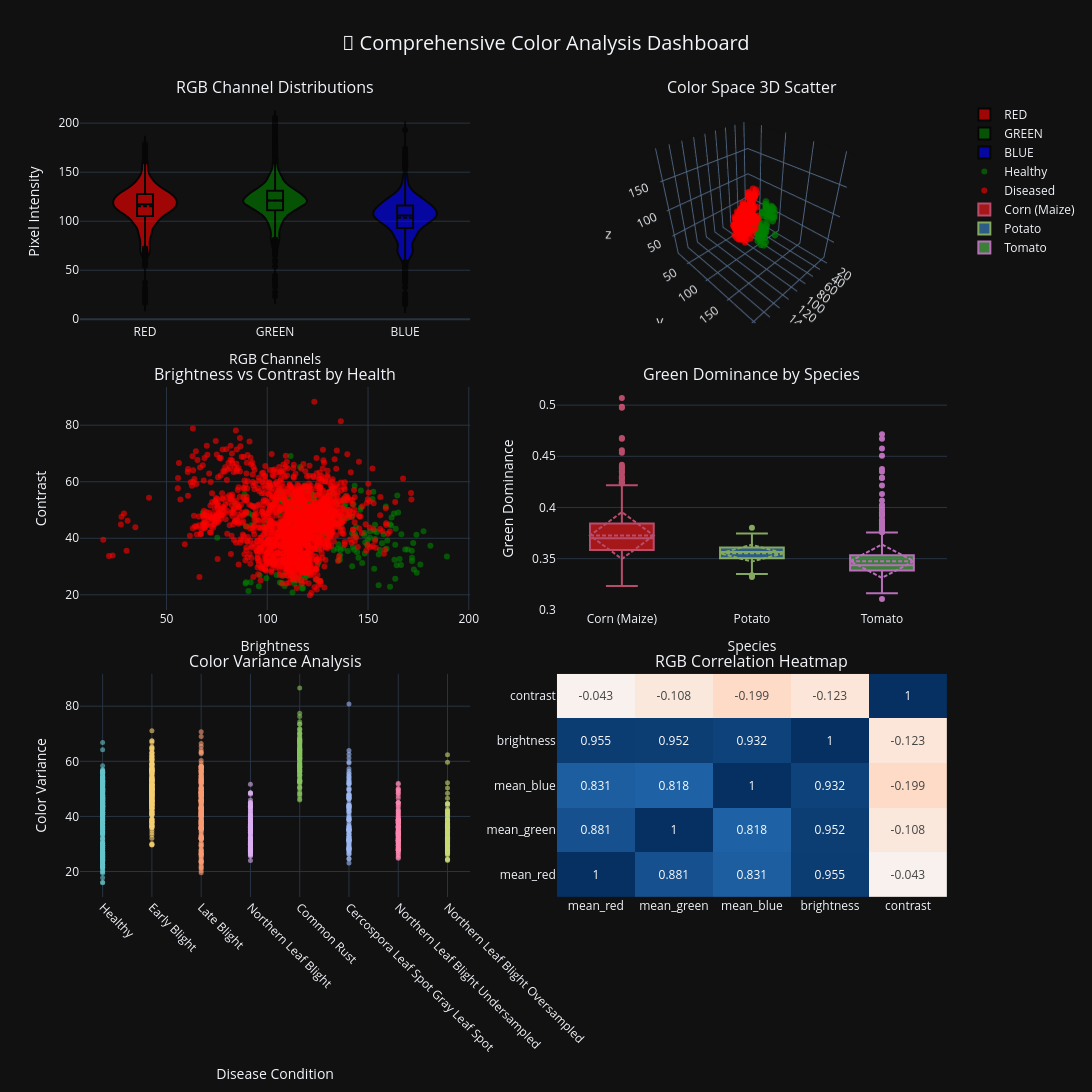

The code cell stored with this chart in its notebook:
### Code cell
# 🎨 COMPREHENSIVE COLOR ANALYSIS - Multi-Library Visualization Suite

# Prepare color data
color_data = df[['mean_red', 'mean_green', 'mean_blue', 'std_red', 'std_green', 'std_blue', 
                'brightness', 'contrast', 'species', 'is_healthy', 'condition']].copy()

# Calculate additional color metrics
color_data['rgb_sum'] = color_data['mean_red'] + color_data['mean_green'] + color_data['mean_blue']
color_data['green_dominance'] = color_data['mean_green'] / (color_data['rgb_sum'] + 1e-8)
color_data['red_green_ratio'] = color_data['mean_red'] / (color_data['mean_green'] + 1e-8)
color_data['color_variance'] = (color_data['std_red'] + color_data['std_green'] + color_data['std_blue']) / 3

# Create subplot structure
fig = make_subplots(
    rows=3, cols=2,
    subplot_titles=(
        'RGB Channel Distributions', 'Color Space 3D Scatter',
        'Brightness vs Contrast by Health', 'Green Dominance by Species',
        'Color Variance Analysis', 'RGB Correlation Heatmap'
    ),
    specs=[[{"secondary_y": False}, {"type": "scatter3d"}],
           [{"secondary_y": False}, {"secondary_y": False}],
           [{"secondary_y": False}, {"type": "heatmap"}]],
    vertical_spacing=0.08,
    horizontal_spacing=0.1
)

# 1. RGB Channel Distributions (Violin plots)
for i, channel in enumerate(['mean_red', 'mean_green', 'mean_blue']):
    fig.add_trace(
        go.Violin(
            y=color_data[channel],
            name=channel.split('_')[1].upper(),
            box_visible=True,
            meanline_visible=True,
            fillcolor=['red', 'green', 'blue'][i],
            opacity=0.6,
            line_color='black'
        ),
        row=1, col=1
    )

# 2. 3D Color Space Scatter
health_colors = ['red' if not h else 'green' for h in color_data['is_healthy']]
fig.add_trace(
    go.Scatter3d(
        x=color_data['mean_red'],
        y=color_data['mean_green'], 
        z=color_data['mean_blue'],
        mode='markers',
        marker=dict(
            color=health_colors,
            size=4,
            opacity=0.7
        ),
        text=color_data['condition'],
        name='RGB Space',
        showlegend=False
    ),
    row=1, col=2
)

# 3. Brightness vs Contrast by Health Status
for health_status in [True, False]:
    subset = color_data[color_data['is_healthy'] == health_status]
    fig.add_trace(
        go.Scatter(
            x=subset['brightness'],
            y=subset['contrast'],
            mode='markers',
            marker=dict(
                color='green' if health_status else 'red',
                size=6,
                opacity=0.6
            ),
            name='Healthy' if health_status else 'Diseased',
            text=subset['species']
        ),
        row=2, col=1
    )

# 4. Green Dominance by Species (Box plots)
for i, species in enumerate(color_data['species'].unique()):
    species_data = color_data[color_data['species'] == species]
    fig.add_trace(
        go.Box(
            y=species_data['green_dominance'],
            name=species,
            boxmean='sd',
            fillcolor=px.colors.qualitative.Set1[i % len(px.colors.qualitative.Set1)],
            opacity=0.7
        ),
        row=2, col=2
    )

# 5. Color Variance by Condition (Strip plot style)
conditions = color_data['condition'].value_counts().head(8).index  # Top 8 conditions
for i, condition in enumerate(conditions):
    condition_data = color_data[color_data['condition'] == condition]
    fig.add_trace(
        go.Scatter(
            x=[condition] * len(condition_data),
            y=condition_data['color_variance'],
            mode='markers',
            marker=dict(
                color=px.colors.qualitative.Pastel[i % len(px.colors.qualitative.Pastel)],
                size=5,
                opacity=0.6
            ),
            name=condition[:15],  # Truncate long names
            showlegend=False
        ),
        row=3, col=1
    )

# 6. RGB Correlation Heatmap
rgb_corr = color_data[['mean_red', 'mean_green', 'mean_blue', 'brightness', 'contrast']].corr()
fig.add_trace(
    go.Heatmap(
        z=rgb_corr.values,
        x=rgb_corr.columns,
        y=rgb_corr.index,
        colorscale='RdBu',
        zmid=0,
        text=rgb_corr.values.round(3),
        texttemplate="%{text}",
        showscale=False
    ),
    row=3, col=2
)

# Update layout
fig.update_layout(
    height=1200,
    width=1200,
    title={
        'text': "🎨 Comprehensive Color Analysis Dashboard",
        'x': 0.5,
        'font': {'size': 20}
    },
    showlegend=True
)

# Update axes labels
fig.update_xaxes(title_text="RGB Channels", row=1, col=1)
fig.update_yaxes(title_text="Pixel Intensity", row=1, col=1)
fig.update_xaxes(title_text="Brightness", row=2, col=1)
fig.update_yaxes(title_text="Contrast", row=2, col=1)
fig.update_xaxes(title_text="Species", row=2, col=2)
fig.update_yaxes(title_text="Green Dominance", row=2, col=2)
fig.update_xaxes(title_text="Disease Condition", row=3, col=1, tickangle=45)
fig.update_yaxes(title_text="Color Variance", row=3, col=1)

fig.show()

# Advanced color statistics
print("🎨 ADVANCED COLOR INSIGHTS:")
print(f"\n🔴 Red Channel Analysis:")
print(f"   • Healthy plants: {color_data[color_data['is_healthy']]['mean_red'].mean():.2f} ± {color_data[color_data['is_healthy']]['mean_red'].std():.2f}")
print(f"   • Diseased plants: {color_data[~color_data['is_healthy']]['mean_red'].mean():.2f} ± {color_data[~color_data['is_healthy']]['mean_red'].std():.2f}")

print(f"\n🟢 Green Channel Analysis:")
print(f"   • Healthy plants: {color_data[color_data['is_healthy']]['mean_green'].mean():.2f} ± {color_data[color_data['is_healthy']]['mean_green'].std():.2f}")
print(f"   • Diseased plants: {color_data[~color_data['is_healthy']]['mean_green'].mean():.2f} ± {color_data[~color_data['is_healthy']]['mean_green'].std():.2f}")

print(f"\n💡 Brightness & Contrast:")
healthy_brightness = color_data[color_data['is_healthy']]['brightness'].mean()
diseased_brightness = color_data[~color_data['is_healthy']]['brightness'].mean()
print(f"   • Brightness difference: {abs(healthy_brightness - diseased_brightness):.2f} (healthy vs diseased)")

print(f"\n🌿 Green Dominance Analysis:")
species_green_dom = color_data.groupby('species')['green_dominance'].agg(['mean', 'std'])
for species, stats in species_green_dom.iterrows():
    print(f"   • {species}: {stats['mean']:.3f} ± {stats['std']:.3f}")

# Statistical test for color differences
from scipy.stats import ttest_ind
healthy_green = color_data[color_data['is_healthy']]['mean_green']
diseased_green = color_data[~color_data['is_healthy']]['mean_green']
t_stat, p_value = ttest_ind(healthy_green, diseased_green)
print(f"\n📊 Statistical Test (Green Channel):")
print(f"   • t-statistic: {t_stat:.3f}")
print(f"   • p-value: {p_value:.6f}")
print(f"   • Significant difference: {'Yes' if p_value < 0.05 else 'No'}")

### Figure 1 — Plotly figure (JSON) as saved in the notebook; plotly's stock layout.template omitted (floating-point values rounded to 4 significant figures; data arrays with more than 128 entries replaced by an {"elided": "..."} marker saying what was removed)
{"data": [{"box": {"visible": true}, "fillcolor": "red", "line": {"color": "black"}, "meanline": {"visible": true}, "name": "RED", "opacity": 0.6, "type": "violin", "xaxis": "x", "y": {"elided": "2000 float values"}, "yaxis": "y"}, {"box": {"visible": true}, "fillcolor": "green", "line": {"color": "black"}, "meanline": {"visible": true}, "name": "GREEN", "opacity": 0.6, "type": "violin", "xaxis": "x", "y": {"elided": "2000 float values"}, "yaxis": "y"}, {"box": {"visible": true}, "fillcolor": "blue", "line": {"color": "black"}, "meanline": {"visible": true}, "name": "BLUE", "opacity": 0.6, "type": "violin", "xaxis": "x", "y": {"elided": "2000 float values"}, "yaxis": "y"}, {"marker": {"color": {"elided": "2000 str values"}, "opacity": 0.7, "size": 4}, "mode": "markers", "name": "RGB Space", "scene": "scene", "showlegend": false, "text": {"elided": "2000 str values"}, "type": "scatter3d", "x": {"elided": "2000 float values"}, "y": {"elided": "2000 float values"}, "z": {"elided": "2000 float values"}}, {"marker": {"color": "green", "opacity": 0.6, "size": 6}, "mode": "markers", "name": "Healthy", "text": {"elided": "345 str values"}, "type": "scatter", "x": {"elided": "345 float values"}, "xaxis": "x2", "y": {"elided": "345 float values"}, "yaxis": "y2"}, {"marker": {"color": "red", "opacity": 0.6, "size": 6}, "mode": "markers", "name": "Diseased", "text": {"elided": "1655 str values"}, "type": "scatter", "x": {"elided": "1655 float values"}, "xaxis": "x2", "y": {"elided": "1655 float values"}, "yaxis": "y2"}, {"boxmean": "sd", "fillcolor": "rgb(228,26,28)", "name": "Corn (Maize)", "opacity": 0.7, "type": "box", "xaxis": "x3", "y": {"elided": "690 float values"}, "yaxis": "y3"}, {"boxmean": "sd", "fillcolor": "rgb(55,126,184)", "name": "Potato", "opacity": 0.7, "type": "box", "xaxis": "x3", "y": {"elided": "345 float values"}, "yaxis": "y3"}, {"boxmean": "sd", "fillcolor": "rgb(77,175,74)", "name": "Tomato", "opacity": 0.7, "type": "box", "xaxis": "x3", "y": {"elided": "965 float values"}, "yaxis": "y3"}, {"marker": {"color": "rgb(102, 197, 204)", "opacity": 0.6, "size": 5}, "mode": "markers", "name": "Healthy", "showlegend": false, "type": "scatter", "x": {"elided": "345 str values"}, "xaxis": "x4", "y": {"elided": "345 float values"}, "yaxis": "y4"}, {"marker": {"color": "rgb(246, 207, 113)", "opacity": 0.6, "size": 5}, "mode": "markers", "name": "Early Blight", "showlegend": false, "type": "scatter", "x": {"elided": "230 str values"}, "xaxis": "x4", "y": {"elided": "230 float values"}, "yaxis": "y4"}, {"marker": {"color": "rgb(248, 156, 116)", "opacity": 0.6, "size": 5}, "mode": "markers", "name": "Late Blight", "showlegend": false, "type": "scatter", "x": {"elided": "230 str values"}, "xaxis": "x4", "y": {"elided": "230 float values"}, "yaxis": "y4"}, {"marker": {"color": "rgb(220, 176, 242)", "opacity": 0.6, "size": 5}, "mode": "markers", "name": "Northern Leaf B", "showlegend": false, "type": "scatter", "x": ["Northern Leaf Blight", "Northern Leaf Blight", "Northern Leaf Blight", "Northern Leaf Blight", "Northern Leaf Blight", "Northern Leaf Blight", "Northern Leaf Blight", "Northern Leaf Blight", "Northern Leaf Blight", "Northern Leaf Blight", "Northern Leaf Blight", "Northern Leaf Blight", "Northern Leaf Blight", "Northern Leaf Blight", "Northern Leaf Blight", "Northern Leaf Blight", "Northern Leaf Blight", "Northern Leaf Blight", "Northern Leaf Blight", "Northern Leaf Blight", "Northern Leaf Blight", "Northern Leaf Blight", "Northern Leaf Blight", "Northern Leaf Blight", "Northern Leaf Blight", "Northern Leaf Blight", "Northern Leaf Blight", "Northern Leaf Blight", "Northern Leaf Blight", "Northern Leaf Blight", "Northern Leaf Blight", "Northern Leaf Blight", "Northern Leaf Blight", "Northern Leaf Blight", "Northern Leaf Blight", "Northern Leaf Blight", "Northern Leaf Blight", "Northern Leaf Blight", "Northern Leaf Blight", "Northern Leaf Blight", "Northern Leaf Blight", "Northern Leaf Blight", "Northern Leaf Blight", "Northern Leaf Blight", "Northern Leaf Blight", "Northern Leaf Blight", "Northern Leaf Blight", "Northern Leaf Blight", "Northern Leaf Blight", "Northern Leaf Blight", "Northern Leaf Blight", "Northern Leaf Blight", "Northern Leaf Blight", "Northern Leaf Blight", "Northern Leaf Blight", "Northern Leaf Blight", "Northern Leaf Blight", "Northern Leaf Blight", "Northern Leaf Blight", "Northern Leaf Blight", "Northern Leaf Blight", "Northern Leaf Blight", "Northern Leaf Blight", "Northern Leaf Blight", "Northern Leaf Blight", "Northern Leaf Blight", "Northern Leaf Blight", "Northern Leaf Blight", "Northern Leaf Blight", "Northern Leaf Blight", "Northern Leaf Blight", "Northern Leaf Blight", "Northern Leaf Blight", "Northern Leaf Blight", "Northern Leaf Blight", "Northern Leaf Blight", "Northern Leaf Blight", "Northern Leaf Blight", "Northern Leaf Blight", "Northern Leaf Blight", "Northern Leaf Blight", "Northern Leaf Blight", "Northern Leaf Blight", "Northern Leaf Blight", "Northern Leaf Blight", "Northern Leaf Blight", "Northern Leaf Blight", "Northern Leaf Blight", "Northern Leaf Blight", "Northern Leaf Blight", "Northern Leaf Blight", "Northern Leaf Blight", "Northern Leaf Blight", "Northern Leaf Blight", "Northern Leaf Blight", "Northern Leaf Blight", "Northern Leaf Blight", "Northern Leaf Blight", "Northern Leaf Blight", "Northern Leaf Blight", "Northern Leaf Blight", "Northern Leaf Blight", "Northern Leaf Blight", "Northern Leaf Blight", "Northern Leaf Blight", "Northern Leaf Blight", "Northern Leaf Blight", "Northern Leaf Blight", "Northern Leaf Blight", "Northern Leaf Blight", "Northern Leaf Blight", "Northern Leaf Blight", "Northern Leaf Blight", "Northern Leaf Blight", "Northern Leaf Blight"], "xaxis": "x4", "y": [28.64, 26.44, 30.03, 32.31, 34.87, 34.29, 27.93, 27.7, 26.16, 43.34, 51.68, 44.91, 35.47, 27.13, 29.93, 37.94, 29.64, 27.16, 35.23, 30.28, 28.49, 35.84, 42.55, 31.22, 29.72, 24.01, 33.01, 31.83, 36.39, 30.19, 43.67, 28.75, 32.48, 28.75, 30.95, 38.1, 35.43, 26.56, 36.04, 41.37, 31.64, 30.93, 27.06, 37.11, 35.48, 25.62, 29.28, 36.1, 35.06, 26.87, 40.41, 48.5, 32.04, 35.83, 29.88, 39.99, 44.72, 40.57, 38.86, 44.59, 31.49, 34.12, 30.44, 34.19, 37.6, 45.07, 36.84, 38.98, 29.34, 41.56, 36.59, 34.18, 48.5, 29.67, 36.86, 27.56, 35.77, 29.4, 37.41, 42.43, 32.14, 34.5, 32.25, 27.99, 39.4, 35.16, 39.13, 44.05, 30.54, 48.05, 28.44, 43.39, 34.86, 36.65, 38.35, 38.2, 39.42, 38.85, 36.48, 33.75, 43.37, 36.32, 31.25, 33.29, 42.03, 36.85, 43.82, 27.67, 25.92, 40.73, 48.62, 36.1, 45.96, 40.54, 35.01], "yaxis": "y4"}, {"marker": {"color": "rgb(135, 197, 95)", "opacity": 0.6, "size": 5}, "mode": "markers", "name": "Common Rust ", "showlegend": false, "type": "scatter", "x": ["Common Rust ", "Common Rust ", "Common Rust ", "Common Rust ", "Common Rust ", "Common Rust ", "Common Rust ", "Common Rust ", "Common Rust ", "Common Rust ", "Common Rust ", "Common Rust ", "Common Rust ", "Common Rust ", "Common Rust ", "Common Rust ", "Common Rust ", "Common Rust ", "Common Rust ", "Common Rust ", "Common Rust ", "Common Rust ", "Common Rust ", "Common Rust ", "Common Rust ", "Common Rust ", "Common Rust ", "Common Rust ", "Common Rust ", "Common Rust ", "Common Rust ", "Common Rust ", "Common Rust ", "Common Rust ", "Common Rust ", "Common Rust ", "Common Rust ", "Common Rust ", "Common Rust ", "Common Rust ", "Common Rust ", "Common Rust ", "Common Rust ", "Common Rust ", "Common Rust ", "Common Rust ", "Common Rust ", "Common Rust ", "Common Rust ", "Common Rust ", "Common Rust ", "Common Rust ", "Common Rust ", "Common Rust ", "Common Rust ", "Common Rust ", "Common Rust ", "Common Rust ", "Common Rust ", "Common Rust ", "Common Rust ", "Common Rust ", "Common Rust ", "Common Rust ", "Common Rust ", "Common Rust ", "Common Rust ", "Common Rust ", "Common Rust ", "Common Rust ", "Common Rust ", "Common Rust ", "Common Rust ", "Common Rust ", "Common Rust ", "Common Rust ", "Common Rust ", "Common Rust ", "Common Rust ", "Common Rust ", "Common Rust ", "Common Rust ", "Common Rust ", "Common Rust ", "Common Rust ", "Common Rust ", "Common Rust ", "Common Rust ", "Common Rust ", "Common Rust ", "Common Rust ", "Common Rust ", "Common Rust ", "Common Rust ", "Common Rust ", "Common Rust ", "Common Rust ", "Common Rust ", "Common Rust ", "Common Rust ", "Common Rust ", "Common Rust ", "Common Rust ", "Common Rust ", "Common Rust ", "Common Rust ", "Common Rust ", "Common Rust ", "Common Rust ", "Common Rust ", "Common Rust ", "Common Rust ", "Common Rust ", "Common Rust ", "Common Rust "], "xaxis": "x4", "y": [64.53, 68.85, 76.29, 45.99, 67.95, 59.43, 58.07, 59.07, 63.87, 57.58, 61.21, 63.14, 61.09, 66.41, 61.58, 66.61, 56.01, 62.3, 66.77, 58.42, 62.71, 74.34, 70.04, 62.51, 54.95, 67.62, 54.9, 53.13, 63.47, 53.0, 52.74, 56.79, 63.24, 68.12, 73.52, 46.33, 68.23, 52.41, 50.07, 56.88, 70.22, 63.45, 57.84, 61.13, 73.42, 56.29, 67.79, 50.67, 64.04, 50.68, 55.32, 47.41, 67.78, 67.18, 71.84, 56.16, 63.39, 64.39, 61.63, 62.54, 63.4, 71.76, 67.22, 48.05, 53.19, 70.24, 59.24, 60.96, 64.84, 60.7, 62.73, 65.06, 64.3, 58.63, 57.91, 65.53, 55.09, 54.07, 69.77, 64.03, 50.44, 54.36, 65.18, 64.23, 64.5, 62.02, 62.02, 52.36, 62.29, 77.48, 71.24, 61.01, 66.26, 58.74, 57.24, 48.82, 65.85, 48.34, 51.95, 56.26, 66.91, 52.57, 58.7, 52.76, 59.66, 61.49, 60.5, 58.24, 60.36, 86.56, 53.04, 57.75, 56.82, 67.24, 68.83], "yaxis": "y4"}, {"marker": {"color": "rgb(158, 185, 243)", "opacity": 0.6, "size": 5}, "mode": "markers", "name": "Cercospora Leaf", "showlegend": false, "type": "scatter", "x": ["Cercospora Leaf Spot Gray Leaf Spot", "Cercospora Leaf Spot Gray Leaf Spot", "Cercospora Leaf Spot Gray Leaf Spot", "Cercospora Leaf Spot Gray Leaf Spot", "Cercospora Leaf Spot Gray Leaf Spot", "Cercospora Leaf Spot Gray Leaf Spot", "Cercospora Leaf Spot Gray Leaf Spot", "Cercospora Leaf Spot Gray Leaf Spot", "Cercospora Leaf Spot Gray Leaf Spot", "Cercospora Leaf Spot Gray Leaf Spot", "Cercospora Leaf Spot Gray Leaf Spot", "Cercospora Leaf Spot Gray Leaf Spot", "Cercospora Leaf Spot Gray Leaf Spot", "Cercospora Leaf Spot Gray Leaf Spot", "Cercospora Leaf Spot Gray Leaf Spot", "Cercospora Leaf Spot Gray Leaf Spot", "Cercospora Leaf Spot Gray Leaf Spot", "Cercospora Leaf Spot Gray Leaf Spot", "Cercospora Leaf Spot Gray Leaf Spot", "Cercospora Leaf Spot Gray Leaf Spot", "Cercospora Leaf Spot Gray Leaf Spot", "Cercospora Leaf Spot Gray Leaf Spot", "Cercospora Leaf Spot Gray Leaf Spot", "Cercospora Leaf Spot Gray Leaf Spot", "Cercospora Leaf Spot Gray Leaf Spot", "Cercospora Leaf Spot Gray Leaf Spot", "Cercospora Leaf Spot Gray Leaf Spot", "Cercospora Leaf Spot Gray Leaf Spot", "Cercospora Leaf Spot Gray Leaf Spot", "Cercospora Leaf Spot Gray Leaf Spot", "Cercospora Leaf Spot Gray Leaf Spot", "Cercospora Leaf Spot Gray Leaf Spot", "Cercospora Leaf Spot Gray Leaf Spot", "Cercospora Leaf Spot Gray Leaf Spot", "Cercospora Leaf Spot Gray Leaf Spot", "Cercospora Leaf Spot Gray Leaf Spot", "Cercospora Leaf Spot Gray Leaf Spot", "Cercospora Leaf Spot Gray Leaf Spot", "Cercospora Leaf Spot Gray Leaf Spot", "Cercospora Leaf Spot Gray Leaf Spot", "Cercospora Leaf Spot Gray Leaf Spot", "Cercospora Leaf Spot Gray Leaf Spot", "Cercospora Leaf Spot Gray Leaf Spot", "Cercospora Leaf Spot Gray Leaf Spot", "Cercospora Leaf Spot Gray Leaf Spot", "Cercospora Leaf Spot Gray Leaf Spot", "Cercospora Leaf Spot Gray Leaf Spot", "Cercospora Leaf Spot Gray Leaf Spot", "Cercospora Leaf Spot Gray Leaf Spot", "Cercospora Leaf Spot Gray Leaf Spot", "Cercospora Leaf Spot Gray Leaf Spot", "Cercospora Leaf Spot Gray Leaf Spot", "Cercospora Leaf Spot Gray Leaf Spot", "Cercospora Leaf Spot Gray Leaf Spot", "Cercospora Leaf Spot Gray Leaf Spot", "Cercospora Leaf Spot Gray Leaf Spot", "Cercospora Leaf Spot Gray Leaf Spot", "Cercospora Leaf Spot Gray Leaf Spot", "Cercospora Leaf Spot Gray Leaf Spot", "Cercospora Leaf Spot Gray Leaf Spot", "Cercospora Leaf Spot Gray Leaf Spot", "Cercospora Leaf Spot Gray Leaf Spot", "Cercospora Leaf Spot Gray Leaf Spot", "Cercospora Leaf Spot Gray Leaf Spot", "Cercospora Leaf Spot Gray Leaf Spot", "Cercospora Leaf Spot Gray Leaf Spot", "Cercospora Leaf Spot Gray Leaf Spot", "Cercospora Leaf Spot Gray Leaf Spot", "Cercospora Leaf Spot Gray Leaf Spot", "Cercospora Leaf Spot Gray Leaf Spot", "Cercospora Leaf Spot Gray Leaf Spot", "Cercospora Leaf Spot Gray Leaf Spot", "Cercospora Leaf Spot Gray Leaf Spot", "Cercospora Leaf Spot Gray Leaf Spot", "Cercospora Leaf Spot Gray Leaf Spot", "Cercospora Leaf Spot Gray Leaf Spot", "Cercospora Leaf Spot Gray Leaf Spot", "Cercospora Leaf Spot Gray Leaf Spot", "Cercospora Leaf Spot Gray Leaf Spot", "Cercospora Leaf Spot Gray Leaf Spot", "Cercospora Leaf Spot Gray Leaf Spot", "Cercospora Leaf Spot Gray Leaf Spot", "Cercospora Leaf Spot Gray Leaf Spot", "Cercospora Leaf Spot Gray Leaf Spot", "Cercospora Leaf Spot Gray Leaf Spot", "Cercospora Leaf Spot Gray Leaf Spot", "Cercospora Leaf Spot Gray Leaf Spot", "Cercospora Leaf Spot Gray Leaf Spot", "Cercospora Leaf Spot Gray Leaf Spot", "Cercospora Leaf Spot Gray Leaf Spot", "Cercospora Leaf Spot Gray Leaf Spot", "Cercospora Leaf Spot Gray Leaf Spot", "Cercospora Leaf Spot Gray Leaf Spot", "Cercospora Leaf Spot Gray Leaf Spot", "Cercospora Leaf Spot Gray Leaf Spot", "Cercospora Leaf Spot Gray Leaf Spot", "Cercospora Leaf Spot Gray Leaf Spot", "Cercospora Leaf Spot Gray Leaf Spot", "Cercospora Leaf Spot Gray Leaf Spot", "Cercospora Leaf Spot Gray Leaf Spot", "Cercospora Leaf Spot Gray Leaf Spot", "Cercospora Leaf Spot Gray Leaf Spot", "Cercospora Leaf Spot Gray Leaf Spot", "Cercospora Leaf Spot Gray Leaf Spot", "Cercospora Leaf Spot Gray Leaf Spot", "Cercospora Leaf Spot Gray Leaf Spot", "Cercospora Leaf Spot Gray Leaf Spot", "Cercospora Leaf Spot Gray Leaf Spot", "Cercospora Leaf Spot Gray Leaf Spot", "Cercospora Leaf Spot Gray Leaf Spot", "Cercospora Leaf Spot Gray Leaf Spot", "Cercospora Leaf Spot Gray Leaf Spot", "Cercospora Leaf Spot Gray Leaf Spot", "Cercospora Leaf Spot Gray Leaf Spot", "Cercospora Leaf Spot Gray Leaf Spot"], "xaxis": "x4", "y": [52.78, 28.92, 31.27, 32.24, 44.8, 32.56, 47.29, 46.13, 43.45, 44.02, 35.31, 26.31, 35.93, 41.75, 47.89, 44.09, 27.97, 43.32, 30.33, 35.07, 39.94, 29.49, 43.86, 38.84, 46.92, 28.37, 53.82, 53.37, 41.8, 31.32, 29.92, 37.0, 48.21, 33.49, 24.61, 46.52, 31.46, 50.34, 63.93, 49.66, 32.57, 31.18, 26.95, 47.82, 34.65, 51.84, 42.92, 31.77, 56.36, 49.57, 28.44, 35.17, 32.38, 40.71, 36.47, 46.63, 28.64, 38.77, 55.62, 38.73, 47.63, 35.55, 35.79, 26.39, 27.66, 32.87, 52.14, 27.29, 47.03, 54.5, 41.53, 55.4, 36.47, 34.86, 62.56, 30.51, 39.39, 80.8, 52.72, 49.99, 57.26, 61.17, 33.7, 47.55, 43.51, 28.1, 35.56, 39.16, 59.35, 33.66, 51.71, 43.34, 44.03, 28.4, 29.08, 51.94, 38.82, 31.53, 59.74, 31.07, 37.76, 31.69, 31.64, 24.66, 39.62, 35.35, 42.44, 54.47, 34.52, 27.97, 42.52, 30.99, 23.09, 34.98, 46.56], "yaxis": "y4"}, {"marker": {"color": "rgb(254, 136, 177)", "opacity": 0.6, "size": 5}, "mode": "markers", "name": "Northern Leaf B", "showlegend": false, "type": "scatter", "x": ["Northern Leaf Blight Undersampled", "Northern Leaf Blight Undersampled", "Northern Leaf Blight Undersampled", "Northern Leaf Blight Undersampled", "Northern Leaf Blight Undersampled", "Northern Leaf Blight Undersampled", "Northern Leaf Blight Undersampled", "Northern Leaf Blight Undersampled", "Northern Leaf Blight Undersampled", "Northern Leaf Blight Undersampled", "Northern Leaf Blight Undersampled", "Northern Leaf Blight Undersampled", "Northern Leaf Blight Undersampled", "Northern Leaf Blight Undersampled", "Northern Leaf Blight Undersampled", "Northern Leaf Blight Undersampled", "Northern Leaf Blight Undersampled", "Northern Leaf Blight Undersampled", "Northern Leaf Blight Undersampled", "Northern Leaf Blight Undersampled", "Northern Leaf Blight Undersampled", "Northern Leaf Blight Undersampled", "Northern Leaf Blight Undersampled", "Northern Leaf Blight Undersampled", "Northern Leaf Blight Undersampled", "Northern Leaf Blight Undersampled", "Northern Leaf Blight Undersampled", "Northern Leaf Blight Undersampled", "Northern Leaf Blight Undersampled", "Northern Leaf Blight Undersampled", "Northern Leaf Blight Undersampled", "Northern Leaf Blight Undersampled", "Northern Leaf Blight Undersampled", "Northern Leaf Blight Undersampled", "Northern Leaf Blight Undersampled", "Northern Leaf Blight Undersampled", "Northern Leaf Blight Undersampled", "Northern Leaf Blight Undersampled", "Northern Leaf Blight Undersampled", "Northern Leaf Blight Undersampled", "Northern Leaf Blight Undersampled", "Northern Leaf Blight Undersampled", "Northern Leaf Blight Undersampled", "Northern Leaf Blight Undersampled", "Northern Leaf Blight Undersampled", "Northern Leaf Blight Undersampled", "Northern Leaf Blight Undersampled", "Northern Leaf Blight Undersampled", "Northern Leaf Blight Undersampled", "Northern Leaf Blight Undersampled", "Northern Leaf Blight Undersampled", "Northern Leaf Blight Undersampled", "Northern Leaf Blight Undersampled", "Northern Leaf Blight Undersampled", "Northern Leaf Blight Undersampled", "Northern Leaf Blight Undersampled", "Northern Leaf Blight Undersampled", "Northern Leaf Blight Undersampled", "Northern Leaf Blight Undersampled", "Northern Leaf Blight Undersampled", "Northern Leaf Blight Undersampled", "Northern Leaf Blight Undersampled", "Northern Leaf Blight Undersampled", "Northern Leaf Blight Undersampled", "Northern Leaf Blight Undersampled", "Northern Leaf Blight Undersampled", "Northern Leaf Blight Undersampled", "Northern Leaf Blight Undersampled", "Northern Leaf Blight Undersampled", "Northern Leaf Blight Undersampled", "Northern Leaf Blight Undersampled", "Northern Leaf Blight Undersampled", "Northern Leaf Blight Undersampled", "Northern Leaf Blight Undersampled", "Northern Leaf Blight Undersampled", "Northern Leaf Blight Undersampled", "Northern Leaf Blight Undersampled", "Northern Leaf Blight Undersampled", "Northern Leaf Blight Undersampled", "Northern Leaf Blight Undersampled", "Northern Leaf Blight Undersampled", "Northern Leaf Blight Undersampled", "Northern Leaf Blight Undersampled", "Northern Leaf Blight Undersampled", "Northern Leaf Blight Undersampled", "Northern Leaf Blight Undersampled", "Northern Leaf Blight Undersampled", "Northern Leaf Blight Undersampled", "Northern Leaf Blight Undersampled", "Northern Leaf Blight Undersampled", "Northern Leaf Blight Undersampled", "Northern Leaf Blight Undersampled", "Northern Leaf Blight Undersampled", "Northern Leaf Blight Undersampled", "Northern Leaf Blight Undersampled", "Northern Leaf Blight Undersampled", "Northern Leaf Blight Undersampled", "Northern Leaf Blight Undersampled", "Northern Leaf Blight Undersampled", "Northern Leaf Blight Undersampled", "Northern Leaf Blight Undersampled", "Northern Leaf Blight Undersampled", "Northern Leaf Blight Undersampled", "Northern Leaf Blight Undersampled", "Northern Leaf Blight Undersampled", "Northern Leaf Blight Undersampled", "Northern Leaf Blight Undersampled", "Northern Leaf Blight Undersampled", "Northern Leaf Blight Undersampled", "Northern Leaf Blight Undersampled", "Northern Leaf Blight Undersampled", "Northern Leaf Blight Undersampled", "Northern Leaf Blight Undersampled", "Northern Leaf Blight Undersampled", "Northern Leaf Blight Undersampled"], "xaxis": "x4", "y": [35.79, 48.32, 41.97, 37.85, 38.66, 33.71, 33.59, 28.75, 29.43, 26.7, 27.51, 38.65, 30.93, 44.94, 38.81, 41.3, 27.97, 26.91, 50.17, 49.53, 31.48, 27.88, 25.62, 36.02, 30.56, 36.41, 41.26, 31.36, 29.53, 28.41, 36.15, 32.04, 37.39, 31.44, 49.82, 32.9, 46.59, 31.65, 36.0, 45.07, 31.1, 49.01, 30.2, 39.9, 40.57, 34.06, 31.57, 39.7, 36.2, 33.89, 36.05, 32.96, 44.05, 34.96, 31.25, 31.0, 38.51, 36.87, 38.99, 32.66, 52.01, 38.86, 36.32, 34.27, 31.34, 38.38, 33.8, 29.51, 38.34, 33.42, 37.51, 38.43, 38.66, 37.67, 30.62, 44.8, 24.81, 35.54, 36.56, 43.03, 43.74, 34.87, 33.28, 45.04, 48.39, 29.95, 34.44, 26.07, 25.13, 27.8, 33.38, 32.64, 39.48, 27.84, 38.03, 33.92, 40.55, 34.66, 42.04, 47.28, 37.72, 38.07, 29.66, 42.3, 33.29, 32.04, 28.36, 32.08, 34.46, 51.68, 34.68, 27.74, 34.14, 36.61, 28.81], "yaxis": "y4"}, {"marker": {"color": "rgb(201, 219, 116)", "opacity": 0.6, "size": 5}, "mode": "markers", "name": "Northern Leaf B", "showlegend": false, "type": "scatter", "x": ["Northern Leaf Blight Oversampled", "Northern Leaf Blight Oversampled", "Northern Leaf Blight Oversampled", "Northern Leaf Blight Oversampled", "Northern Leaf Blight Oversampled", "Northern Leaf Blight Oversampled", "Northern Leaf Blight Oversampled", "Northern Leaf Blight Oversampled", "Northern Leaf Blight Oversampled", "Northern Leaf Blight Oversampled", "Northern Leaf Blight Oversampled", "Northern Leaf Blight Oversampled", "Northern Leaf Blight Oversampled", "Northern Leaf Blight Oversampled", "Northern Leaf Blight Oversampled", "Northern Leaf Blight Oversampled", "Northern Leaf Blight Oversampled", "Northern Leaf Blight Oversampled", "Northern Leaf Blight Oversampled", "Northern Leaf Blight Oversampled", "Northern Leaf Blight Oversampled", "Northern Leaf Blight Oversampled", "Northern Leaf Blight Oversampled", "Northern Leaf Blight Oversampled", "Northern Leaf Blight Oversampled", "Northern Leaf Blight Oversampled", "Northern Leaf Blight Oversampled", "Northern Leaf Blight Oversampled", "Northern Leaf Blight Oversampled", "Northern Leaf Blight Oversampled", "Northern Leaf Blight Oversampled", "Northern Leaf Blight Oversampled", "Northern Leaf Blight Oversampled", "Northern Leaf Blight Oversampled", "Northern Leaf Blight Oversampled", "Northern Leaf Blight Oversampled", "Northern Leaf Blight Oversampled", "Northern Leaf Blight Oversampled", "Northern Leaf Blight Oversampled", "Northern Leaf Blight Oversampled", "Northern Leaf Blight Oversampled", "Northern Leaf Blight Oversampled", "Northern Leaf Blight Oversampled", "Northern Leaf Blight Oversampled", "Northern Leaf Blight Oversampled", "Northern Leaf Blight Oversampled", "Northern Leaf Blight Oversampled", "Northern Leaf Blight Oversampled", "Northern Leaf Blight Oversampled", "Northern Leaf Blight Oversampled", "Northern Leaf Blight Oversampled", "Northern Leaf Blight Oversampled", "Northern Leaf Blight Oversampled", "Northern Leaf Blight Oversampled", "Northern Leaf Blight Oversampled", "Northern Leaf Blight Oversampled", "Northern Leaf Blight Oversampled", "Northern Leaf Blight Oversampled", "Northern Leaf Blight Oversampled", "Northern Leaf Blight Oversampled", "Northern Leaf Blight Oversampled", "Northern Leaf Blight Oversampled", "Northern Leaf Blight Oversampled", "Northern Leaf Blight Oversampled", "Northern Leaf Blight Oversampled", "Northern Leaf Blight Oversampled", "Northern Leaf Blight Oversampled", "Northern Leaf Blight Oversampled", "Northern Leaf Blight Oversampled", "Northern Leaf Blight Oversampled", "Northern Leaf Blight Oversampled", "Northern Leaf Blight Oversampled", "Northern Leaf Blight Oversampled", "Northern Leaf Blight Oversampled", "Northern Leaf Blight Oversampled", "Northern Leaf Blight Oversampled", "Northern Leaf Blight Oversampled", "Northern Leaf Blight Oversampled", "Northern Leaf Blight Oversampled", "Northern Leaf Blight Oversampled", "Northern Leaf Blight Oversampled", "Northern Leaf Blight Oversampled", "Northern Leaf Blight Oversampled", "Northern Leaf Blight Oversampled", "Northern Leaf Blight Oversampled", "Northern Leaf Blight Oversampled", "Northern Leaf Blight Oversampled", "Northern Leaf Blight Oversampled", "Northern Leaf Blight Oversampled", "Northern Leaf Blight Oversampled", "Northern Leaf Blight Oversampled", "Northern Leaf Blight Oversampled", "Northern Leaf Blight Oversampled", "Northern Leaf Blight Oversampled", "Northern Leaf Blight Oversampled", "Northern Leaf Blight Oversampled", "Northern Leaf Blight Oversampled", "Northern Leaf Blight Oversampled", "Northern Leaf Blight Oversampled", "Northern Leaf Blight Oversampled", "Northern Leaf Blight Oversampled", "Northern Leaf Blight Oversampled", "Northern Leaf Blight Oversampled", "Northern Leaf Blight Oversampled", "Northern Leaf Blight Oversampled", "Northern Leaf Blight Oversampled", "Northern Leaf Blight Oversampled", "Northern Leaf Blight Oversampled", "Northern Leaf Blight Oversampled", "Northern Leaf Blight Oversampled", "Northern Leaf Blight Oversampled", "Northern Leaf Blight Oversampled", "Northern Leaf Blight Oversampled", "Northern Leaf Blight Oversampled", "Northern Leaf Blight Oversampled"], "xaxis": "x4", "y": [40.38, 32.12, 28.52, 29.6, 30.33, 27.56, 41.99, 26.9, 36.02, 46.59, 36.21, 30.95, 38.59, 42.56, 31.35, 31.69, 27.13, 31.08, 40.25, 37.44, 59.68, 52.19, 26.91, 33.29, 48.39, 27.78, 29.91, 27.68, 34.84, 40.81, 29.0, 29.4, 32.01, 34.92, 30.66, 50.31, 31.06, 32.07, 33.5, 44.7, 62.37, 29.06, 44.51, 33.28, 32.36, 37.28, 38.34, 31.57, 27.7, 30.92, 36.95, 26.32, 36.48, 28.18, 40.89, 32.51, 24.51, 34.05, 37.61, 24.35, 36.03, 35.43, 24.33, 31.49, 28.93, 39.06, 32.35, 26.44, 44.66, 34.49, 38.68, 34.39, 29.67, 32.14, 36.49, 43.96, 34.25, 37.29, 32.47, 36.09, 35.52, 32.73, 27.98, 36.41, 38.85, 36.8, 41.7, 36.04, 29.56, 38.53, 26.0, 24.01, 33.3, 29.11, 36.55, 29.58, 28.86, 42.23, 39.13, 27.49, 35.61, 41.37, 36.85, 34.58, 37.11, 27.17, 41.47, 35.16, 37.52, 30.15, 30.0, 39.85, 34.34, 26.87, 37.06], "yaxis": "y4"}, {"colorscale": [[0, "rgb(103,0,31)"], [0.1, "rgb(178,24,43)"], [0.2, "rgb(214,96,77)"], [0.3, "rgb(244,165,130)"], [0.4, "rgb(253,219,199)"], [0.5, "rgb(247,247,247)"], [0.6, "rgb(209,229,240)"], [0.7, "rgb(146,197,222)"], [0.8, "rgb(67,147,195)"], [0.9, "rgb(33,102,172)"], [1, "rgb(5,48,97)"]], "showscale": false, "text": [[1.0, 0.881, 0.831, 0.955, -0.043], [0.881, 1.0, 0.818, 0.952, -0.108], [0.831, 0.818, 1.0, 0.932, -0.199], [0.955, 0.952, 0.932, 1.0, -0.123], [-0.043, -0.108, -0.199, -0.123, 1.0]], "texttemplate": "%{text}", "type": "heatmap", "x": ["mean_red", "mean_green", "mean_blue", "brightness", "contrast"], "xaxis": "x5", "y": ["mean_red", "mean_green", "mean_blue", "brightness", "contrast"], "yaxis": "y5", "z": [[1.0, 0.8811, 0.8308, 0.9548, -0.04287], [0.8811, 1.0, 0.8185, 0.9519, -0.1081], [0.8308, 0.8185, 1.0, 0.9325, -0.1987], [0.9548, 0.9519, 0.9325, 1.0, -0.1232], [-0.04287, -0.1081, -0.1987, -0.1232, 1.0]], "zmid": 0}], "layout": {"annotations": [{"font": {"size": 16}, "showarrow": false, "text": "RGB Channel Distributions", "x": 0.225, "xanchor": "center", "xref": "paper", "y": 1, "yanchor": "bottom", "yref": "paper"}, {"font": {"size": 16}, "showarrow": false, "text": "Color Space 3D Scatter", "x": 0.775, "xanchor": "center", "xref": "paper", "y": 1, "yanchor": "bottom", "yref": "paper"}, {"font": {"size": 16}, "showarrow": false, "text": "Brightness vs Contrast by Health", "x": 0.225, "xanchor": "center", "xref": "paper", "y": 0.64, "yanchor": "bottom", "yref": "paper"}, {"font": {"size": 16}, "showarrow": false, "text": "Green Dominance by Species", "x": 0.775, "xanchor": "center", "xref": "paper", "y": 0.64, "yanchor": "bottom", "yref": "paper"}, {"font": {"size": 16}, "showarrow": false, "text": "Color Variance Analysis", "x": 0.225, "xanchor": "center", "xref": "paper", "y": 0.28, "yanchor": "bottom", "yref": "paper"}, {"font": {"size": 16}, "showarrow": false, "text": "RGB Correlation Heatmap", "x": 0.775, "xanchor": "center", "xref": "paper", "y": 0.28, "yanchor": "bottom", "yref": "paper"}], "height": 1200, "scene": {"domain": {"x": [0.55, 1], "y": [0.72, 1]}}, "showlegend": true, "title": {"font": {"size": 20}, "text": "🎨 Comprehensive Color Analysis Dashboard", "x": 0.5}, "width": 1200, "xaxis": {"anchor": "y", "domain": [0, 0.45], "title": {"text": "RGB Channels"}}, "xaxis2": {"anchor": "y2", "domain": [0, 0.45], "title": {"text": "Brightness"}}, "xaxis3": {"anchor": "y3", "domain": [0.55, 1], "title": {"text": "Species"}}, "xaxis4": {"anchor": "y4", "domain": [0, 0.45], "tickangle": 45, "title": {"text": "Disease Condition"}}, "xaxis5": {"anchor": "y5", "domain": [0.55, 1]}, "yaxis": {"anchor": "x", "domain": [0.72, 1], "title": {"text": "Pixel Intensity"}}, "yaxis2": {"anchor": "x2", "domain": [0.36, 0.64], "title": {"text": "Contrast"}}, "yaxis3": {"anchor": "x3", "domain": [0.36, 0.64], "title": {"text": "Green Dominance"}}, "yaxis4": {"anchor": "x4", "domain": [0, 0.28], "title": {"text": "Color Variance"}}, "yaxis5": {"anchor": "x5", "domain": [0, 0.28]}}}
